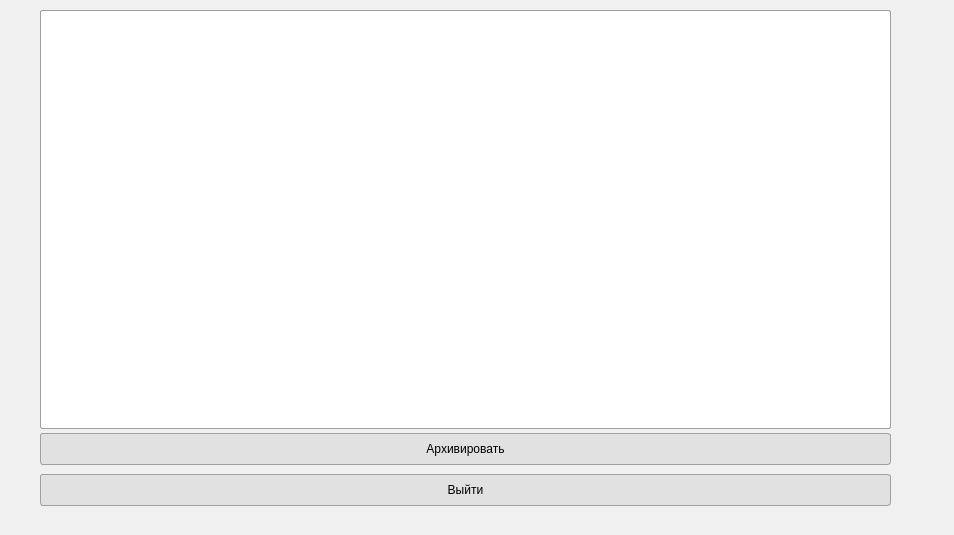
<?xml version="1.0" encoding="UTF-8"?>
<ui version="4.0">
 <class>AddedObjectFiles</class>
 <widget class="QWidget" name="AddedObjectFiles">
  <property name="geometry">
   <rect>
    <x>0</x>
    <y>0</y>
    <width>954</width>
    <height>535</height>
   </rect>
  </property>
  <property name="windowTitle">
   <string>Form</string>
  </property>
  <property name="styleSheet">
   <string notr="true">/* Основной стиль в стиле 7-Zip */
QWidget {
    background-color: #f0f0f0;
    color: #000000;
    font-family: &quot;Segoe UI&quot;, Tahoma, sans-serif;
    font-size: 9pt;
}

/* Стиль для кнопок */
QPushButton {
    background-color: #e1e1e1;
    border: 1px solid #a0a0a0;
    border-radius: 3px;
    padding: 4px 12px;
    font-weight: normal;
    min-width: 60px;
    min-height: 22px;
}

QPushButton:hover {
    background-color: #e8e8e8;
    border: 1px solid #909090;
}

QPushButton:pressed {
    background-color: #d0d0d0;
    border: 1px solid #808080;
}

QPushButton:disabled {
    background-color: #f5f5f5;
    color: #a0a0a0;
    border: 1px solid #d0d0d0;
}

/* Кнопка по умолчанию (акцентная) */
QPushButton[default=&quot;true&quot;] {
    background-color: #0078d4;
    color: white;
    border: 1px solid #005a9e;
}

QPushButton[default=&quot;true&quot;]:hover {
    background-color: #106ebe;
    border: 1px solid #004578;
}

QPushButton[default=&quot;true&quot;]:pressed {
    background-color: #005a9e;
    border: 1px solid #003966;
}

/* Стиль для ListView */
QListView {
    background-color: white;
    border: 1px solid #a0a0a0;
    border-radius: 2px;
    outline: 0;
    padding: 1px;
}

QListView::item {
    background-color: white;
    border: none;
    padding: 2px 4px;
    margin: 1px;
}

QListView::item:hover {
    background-color: #e5f3ff;
}

QListView::item:selected {
    background-color: #0078d4;
    color: white;
}

QListView::item:selected:!active {
    background-color: #e1e1e1;
    color: black;
}

/* Полоса прокрутки */
QScrollBar:vertical {
    background-color: #f0f0f0;
    width: 15px;
    margin: 0px;
}

QScrollBar::handle:vertical {
    background-color: #c0c0c0;
    border-radius: 7px;
    min-height: 20px;
    margin: 2px;
}

QScrollBar::handle:vertical:hover {
    background-color: #a0a0a0;
}

QScrollBar::add-line:vertical, QScrollBar::sub-line:vertical {
    height: 0px;
}

QScrollBar:horizontal {
    background-color: #f0f0f0;
    height: 15px;
    margin: 0px;
}

QScrollBar::handle:horizontal {
    background-color: #c0c0c0;
    border-radius: 7px;
    min-width: 20px;
    margin: 2px;
}

QScrollBar::handle:horizontal:hover {
    background-color: #a0a0a0;
}

QScrollBar::add-line:horizontal, QScrollBar::sub-line:horizontal {
    width: 0px;
}

/* Дополнительные стили для окон и панелей */
QMainWindow {
    background-color: #f0f0f0;
}

QDialog {
    background-color: #f0f0f0;
}

QGroupBox {
    border: 1px solid #c0c0c0;
    border-radius: 3px;
    margin-top: 1ex;
    padding-top: 10px;
    font-weight: bold;
}

QGroupBox::title {
    subcontrol-origin: margin;
    subcontrol-position: top left;
    left: 10px;
    padding: 0 5px;
}</string>
  </property>
  <widget class="QListView" name="listView">
   <property name="geometry">
    <rect>
     <x>40</x>
     <y>10</y>
     <width>851</width>
     <height>419</height>
    </rect>
   </property>
  </widget>
  <widget class="QWidget" name="verticalLayoutWidget">
   <property name="geometry">
    <rect>
     <x>40</x>
     <y>430</y>
     <width>851</width>
     <height>80</height>
    </rect>
   </property>
   <layout class="QVBoxLayout" name="verticalLayout">
    <item>
     <widget class="QPushButton" name="btnZIP">
      <property name="text">
       <string>Архивировать</string>
      </property>
     </widget>
    </item>
    <item>
     <widget class="QPushButton" name="btnQuit">
      <property name="text">
       <string>Выйти</string>
      </property>
     </widget>
    </item>
   </layout>
  </widget>
 </widget>
 <resources/>
 <connections/>
</ui>
